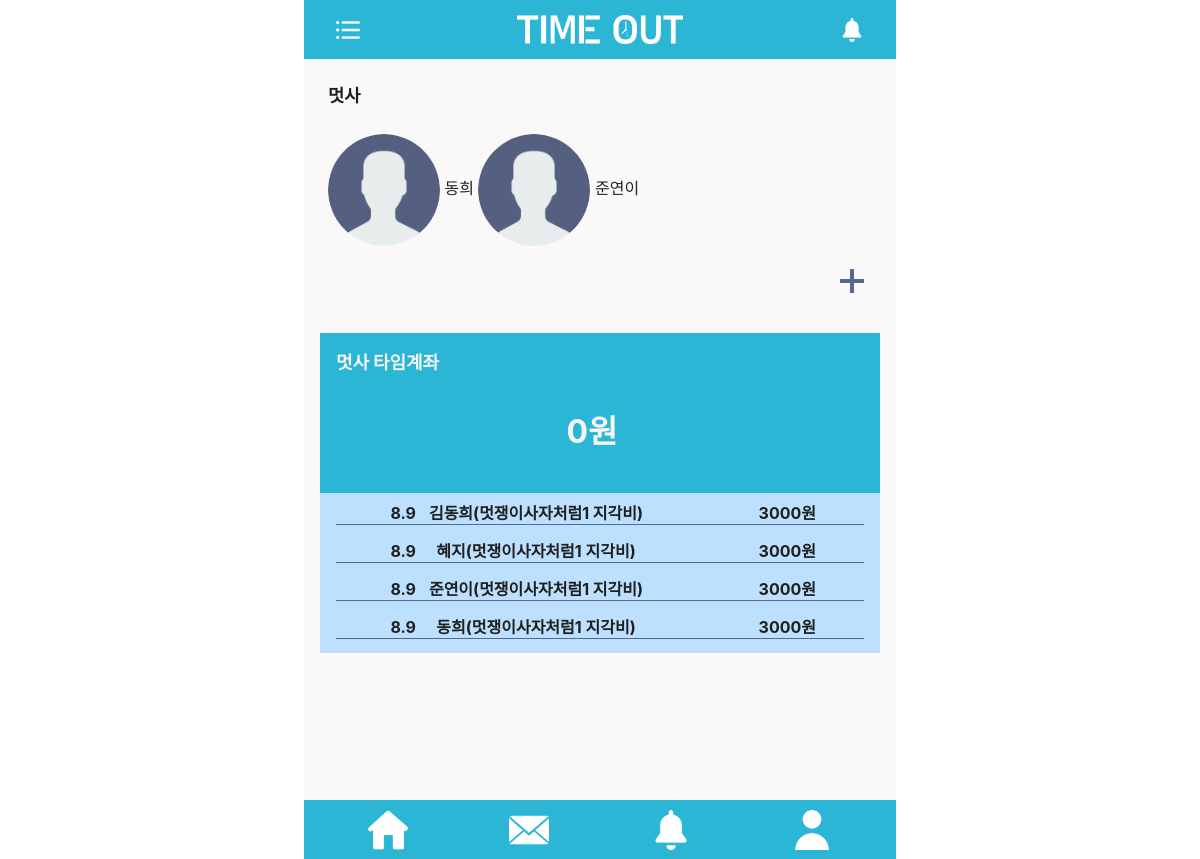
Page /group/53 on the earlier database version.
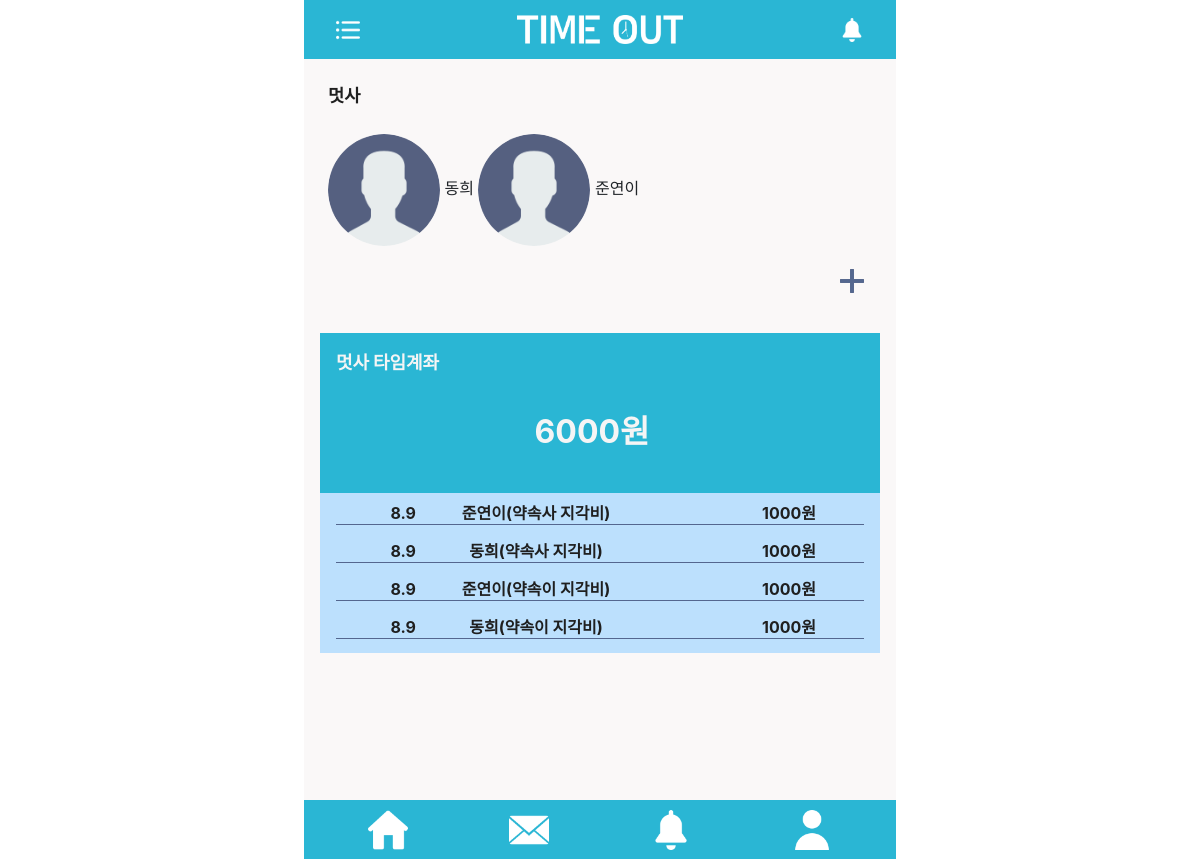
Same page on the later database version.
### mainapp/models.py (models this page shows, shortened)
class User_account(models.Model):
    name = models.OneToOneField(User, on_delete=models.CASCADE, null=True)
    user_money = models.IntegerField(default=0)
    image = models.ImageField(upload_to='images/',default='', null=True, blank=True)
    nickname = models.CharField(max_length=100, null=True, blank=True)

class Group_account(models.Model):
    title = models.CharField(max_length=100, null=True, blank=True)
    group_money = models.IntegerField(default=0)
    members = models.ManyToManyField(User_account)

class Group_history(models.Model):
    name = models.CharField(max_length=100 , null=True, blank =True)
    date = models.DateTimeField('data published',null =True , blank =True)
    money = models.IntegerField(null = True, blank=True)
    us = models.CharField(max_length = 100 , null=True, blank =True)

### mainapp/views.py (the view)
# urls.py: path('group/<int:group_id>',mainapp.views.group, name='group'),
def group(request,group_id):
    group = get_object_or_404(Group_account, pk=group_id)
    sche= Schedule.objects.filter(group_ac = group)
    history = Group_history.objects.all().order_by('-id')
    return render(request, 'group.html',{'group' : group, 'schedules': sche, 'histories':history})

### mainapp/templates/group.html (shortened to what this page needs)
<!DOCTYPE html>
<html lang="en">
<head>
    <link rel="stylesheet" type="text/css" href="../static/css/group.css">
    <link rel="stylesheet" href="https://stackpath.bootstrapcdn.com/bootstrap/4.3.1/css/bootstrap.min.css"
>
</head>
<body>
    <div class="center">
        <div class="page">
            <div class="head-bar">
                <a href=""><img id="icon1" src="../static/img/list.png" alt=""></a>
                <a href=""><img id="logo" src="../static/img/로고화이트.png" alt=""></a>
                <a href=""><img id="icon2" src="../static/img/bell.png" alt=""></a>
            </div>
            <div class="group-thumbnail">
                <span id="name">{{group.title}}</span>
                <br><br>
                {% for member in group.members.all%}
                {% if not member.image%}
                <img id="thumbnail" src="../static/img/basic.png" alt="">
                {% else %}
                <img id="thumbnail" src="{{member.image.url}}" alt="">
                {% endif %}
                {{member.nickname}}
                {% endfor %}
            </div>
            <div class="schedule-plus">
                <a href="{% url 'newSche' group.id %}">
                    <img id="plus" src="../static/img/plus.png" alt="">
                </a>
            </div>
            <br>
            <div class="account">
                <div class="account-name">
                    <span id="group-name">{{group.title}}</span>
                    <span id="time-account">타임계좌</span>
                    <br>
                    <span id="account-money">{{group.group_money}}원</span>
                </div>
            </div>
            <div class="account-content">
                {% for history in histories%}
                <div class="member-content">
                    <span id="member-date">{{history.date.month}}.{{history.date.day}}</span>
                    <span id="member-name">{{history.us}}({{history.name}} 지각비)</span>
                    <span id="member-money">{{history.money}}원</span>
                </div>
                {% endfor %}
            </div>
        </div>
        <div class="foot-bar">
            <a href="{% url 'home' %}"><img id="foot-home" src="../static/img/home.png" alt=""></a>
            <a href="{% url 'check' %}"><img id="foot-invite" src="../static/img/invite.png" alt=""></a>
            <a href="{% url 'map' %}"><img id="foot-bell" src="../static/img/bell.png" alt=""></a>
            <a href="{% url 'portfolio' %}"><img id="foot-user" src="../static/img/user.png" alt=""></a>
        </div>
    </div>
</body>
</html>

Differences in the rows shown:
no longer on this page (row unchanged): Group_history: date.month "8", date.day "9", us "김동희", name "멋쟁이사자처럼1", money "3000"
no longer on this page (row unchanged): Group_history: date.month "8", date.day "9", us "혜지", name "멋쟁이사자처럼1", money "3000"
no longer on this page (row unchanged): Group_history: date.month "8", date.day "9", us "준연이", name "멋쟁이사자처럼1", money "3000"
no longer on this page (row unchanged): Group_history: date.month "8", date.day "9", us "동희", name "멋쟁이사자처럼1", money "3000"
changed Group_account "멋사": group_money "0" → "6000"
added Group_history: date.month "8", date.day "9", us "준연이", name "약속사", money "1000"
added Group_history: date.month "8", date.day "9", us "동희", name "약속사", money "1000"
added Group_history: date.month "8", date.day "9", us "준연이", name "약속이", money "1000"
added Group_history: date.month "8", date.day "9", us "동희", name "약속이", money "1000"
